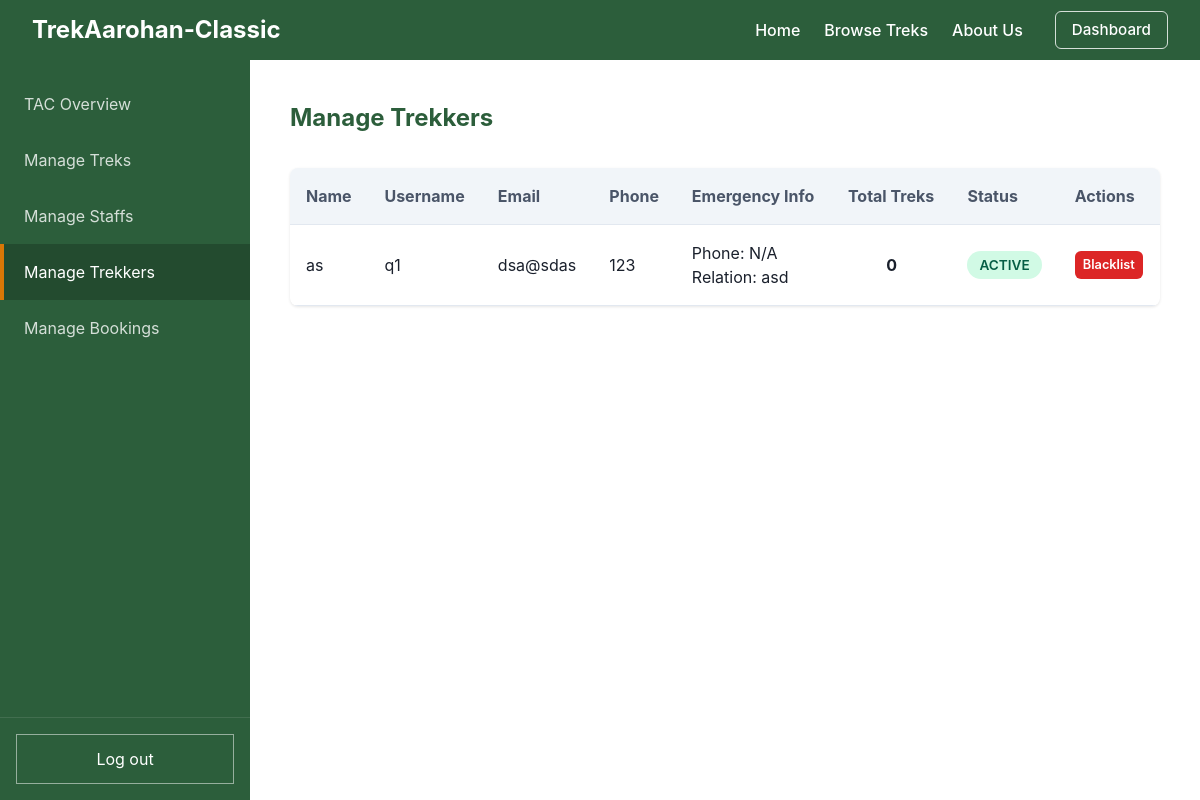
The app's page /admin/trekkers (signed in) with its own data.
### models.py (models this page shows)
class User(db.Model, UserMixin):
    __tablename__ = "user"
    id = db.Column(db.Integer, primary_key=True, autoincrement=True)
    username = db.Column(db.String(50), unique=True, nullable=False)
    password = db.Column(db.String(255), nullable=False)
    name = db.Column(db.String(100), nullable=False)
    email = db.Column(db.String(120), unique=True, nullable=False)
    phone = db.Column(db.String(20), nullable=False)
    role = db.Column(db.Integer, default=0, nullable=False)
    emergency_phone = db.Column(db.String(20), nullable=True)
    emergency_relation = db.Column(db.String(50), nullable=True)
    experience = db.Column(db.Text, nullable=True)  # Used for Staff
    is_approved = db.Column(db.Boolean, default=False)  # Used for Staff
    is_blacklisted = db.Column(db.Boolean, default=False)
    assigned_treks = db.relationship("Trek", backref="staff", lazy=True)
    bookings = db.relationship("Booking", backref="user", lazy=True)

### app.py (the view)
    @app.route("/admin/trekkers")
    @login_required
    def admin_trekkers():
        if current_user.role != 2:
            return redirect(url_for("home"))
        trekkers = User.query.filter_by(role=0).all()
        return render_template("admin_trekkers.html", trekkers=trekkers)

### templates/admin_trekkers.html
{% extends "admin_base.html" %}
{% set active_page = "users" %}
{% block dashboard_content %}
    <h2>Manage Trekkers</h2>
    <div class="data-table-wrapper" style="margin-top: 2rem;">
        <table class="data-table">
            <thead>
                <tr>
                    <th>Name</th>
                    <th>Username</th>
                    <th>Email</th>
                    <th>Phone</th>
                    <th>Emergency Info</th>
                    <th>Total Treks</th>
                    <th>Status</th>
                    <th>Actions</th>
                </tr>
            </thead>
            <tbody>
                {% for t in trekkers %}
                <tr>
                    <td>{{ t.name }}</td>
                    <td>{{ t.username }}</td>
                    <td>{{ t.email }}</td>
                    <td>{{ t.phone }}</td>
                    <td>
                        Phone: {{ t.emergency_phone if t.emergency_phone else "N/A" }}<br>
                        Relation: {{ t.emergency_relation if t.emergency_relation else "N/A" }}
                    </td>
                    <td style="text-align: center;"><strong>{{ t.bookings|length }}</strong></td>
                    <td>
                        {% if t.is_blacklisted %}
                            <span class="badge badge-blacklisted">Blacklisted</span>
                        {% else %}
                            <span class="badge badge-active">Active</span>
                        {% endif %}
                    </td>
                    <td>
                        {% if t.is_blacklisted %}
                            <a href="{{ url_for('admin_trekkers_action', id=t.id, action='unblacklist') }}" class="btn btn-secondary" style="padding: 0.25rem 0.5rem; font-size: 0.8rem;">Un-blacklist</a>
                        {% else %}
                            <a href="{{ url_for('admin_trekkers_action', id=t.id, action='blacklist') }}" class="btn btn-danger" style="padding: 0.25rem 0.5rem; font-size: 0.8rem;" onclick="return confirm('Blacklist this trekker?');">Blacklist</a>
                        {% endif %}
                    </td>
                </tr>
                {% else %}
                <tr><td colspan="8" style="text-align: center; color: var(--secondary-color);">No trekkers found.</td></tr>
                {% endfor %}
            </tbody>
        </table>
    </div>
{% endblock %}

### static/css/style.css (style rules this page uses)
:root { --primary-color: #2C5E3B; --secondary-color: #4A5568; --accent-color: #D97706; --accent-dark: #B45309; --bg-color: #F9FAFB; --text-color: #1A202C; --border-color: #E2E8F0; --danger-color: #DC2626; }
body { margin: 0; font-family: -apple-system, BlinkMacSystemFont, "Segoe UI", Roboto, Helvetica, Arial, sans-serif; background-color: var(--bg-color); color: var(--text-color); line-height: 1.5; }
h1, h2 { margin-top: 0; color: var(--primary-color); }
.btn { display: inline-block; padding: 0.75rem 1.5rem; border-radius: 6px; font-weight: 600; text-align: center; cursor: pointer; border: none; transition: transform 0.15s ease, box-shadow 0.15s ease; text-decoration: none; font-size: 0.95rem; }
.btn-danger { background-color: var(--danger-color); color: white; }
.badge { padding: 0.25rem 0.75rem; border-radius: 9999px; font-size: 0.85rem; font-weight: 600; text-transform: uppercase; display: inline-block; }
.badge-open, .badge-active, .badge-approved { background-color: #D1FAE5; color: #065F46; }
.data-table-wrapper { overflow-x: auto; background: white; border-radius: 8px; box-shadow: 0 1px 3px rgba(0,0,0,0.1); }
.data-table { width: 100%; border-collapse: collapse; }
.data-table th, .data-table td { padding: 1rem; text-align: left; border-bottom: 1px solid var(--border-color); }
.data-table th { background-color: #F1F5F9; color: var(--secondary-color); position: sticky; top: 0; }

### records on screen
User: name "as", username "q1", email "dsa@sdas", phone "123", emergency_phone "N/A", emergency_relation "asd", bookings|length "0", is_blacklisted "ACTIVE"
